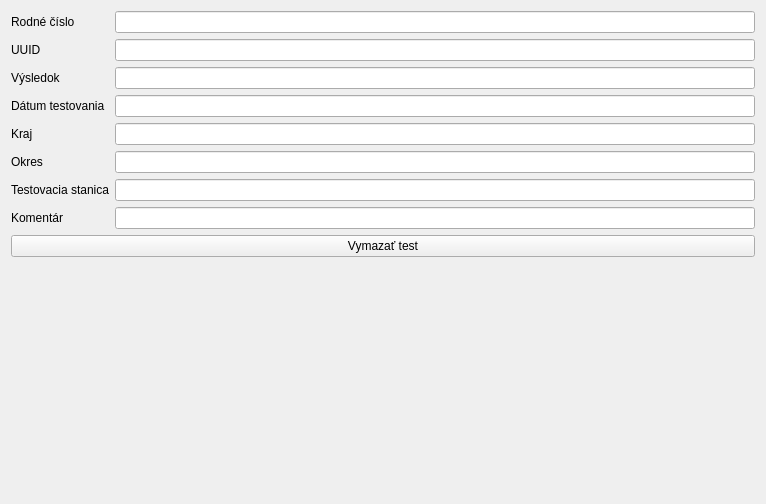
<?xml version="1.0" encoding="UTF-8"?>
<ui version="4.0">
 <class>Form_test_information</class>
 <widget class="QWidget" name="Form_test_information">
  <property name="geometry">
   <rect>
    <x>0</x>
    <y>0</y>
    <width>766</width>
    <height>504</height>
   </rect>
  </property>
  <property name="windowTitle">
   <string>Form</string>
  </property>
  <layout class="QGridLayout" name="gridLayout">
   <item row="6" column="1">
    <widget class="QLineEdit" name="lineEdit_7">
     <property name="readOnly">
      <bool>true</bool>
     </property>
    </widget>
   </item>
   <item row="0" column="0">
    <widget class="QLabel" name="label">
     <property name="text">
      <string>Rodné číslo</string>
     </property>
    </widget>
   </item>
   <item row="5" column="0">
    <widget class="QLabel" name="label_6">
     <property name="text">
      <string>Okres</string>
     </property>
    </widget>
   </item>
   <item row="3" column="1">
    <widget class="QLineEdit" name="lineEdit_4">
     <property name="readOnly">
      <bool>true</bool>
     </property>
    </widget>
   </item>
   <item row="1" column="1">
    <widget class="QLineEdit" name="lineEdit_2">
     <property name="readOnly">
      <bool>true</bool>
     </property>
    </widget>
   </item>
   <item row="6" column="0">
    <widget class="QLabel" name="label_7">
     <property name="text">
      <string>Testovacia stanica</string>
     </property>
    </widget>
   </item>
   <item row="2" column="1">
    <widget class="QLineEdit" name="lineEdit_3">
     <property name="readOnly">
      <bool>true</bool>
     </property>
    </widget>
   </item>
   <item row="2" column="0">
    <widget class="QLabel" name="label_3">
     <property name="text">
      <string>Výsledok</string>
     </property>
    </widget>
   </item>
   <item row="3" column="0">
    <widget class="QLabel" name="label_4">
     <property name="text">
      <string>Dátum testovania</string>
     </property>
    </widget>
   </item>
   <item row="7" column="0">
    <widget class="QLabel" name="label_8">
     <property name="text">
      <string>Komentár</string>
     </property>
    </widget>
   </item>
   <item row="1" column="0">
    <widget class="QLabel" name="label_2">
     <property name="text">
      <string>UUID</string>
     </property>
    </widget>
   </item>
   <item row="8" column="0" colspan="2">
    <widget class="QPushButton" name="pushButton">
     <property name="text">
      <string>Vymazať test</string>
     </property>
    </widget>
   </item>
   <item row="0" column="1">
    <widget class="QLineEdit" name="lineEdit">
     <property name="readOnly">
      <bool>true</bool>
     </property>
    </widget>
   </item>
   <item row="5" column="1">
    <widget class="QLineEdit" name="lineEdit_6">
     <property name="readOnly">
      <bool>true</bool>
     </property>
    </widget>
   </item>
   <item row="4" column="0">
    <widget class="QLabel" name="label_5">
     <property name="text">
      <string>Kraj</string>
     </property>
    </widget>
   </item>
   <item row="7" column="1">
    <widget class="QLineEdit" name="lineEdit_8">
     <property name="readOnly">
      <bool>true</bool>
     </property>
    </widget>
   </item>
   <item row="4" column="1">
    <widget class="QLineEdit" name="lineEdit_5">
     <property name="readOnly">
      <bool>true</bool>
     </property>
    </widget>
   </item>
   <item row="9" column="0" colspan="2">
    <spacer name="verticalSpacer">
     <property name="orientation">
      <enum>Qt::Vertical</enum>
     </property>
     <property name="sizeHint" stdset="0">
      <size>
       <width>20</width>
       <height>40</height>
      </size>
     </property>
    </spacer>
   </item>
  </layout>
 </widget>
 <resources/>
 <connections/>
</ui>
